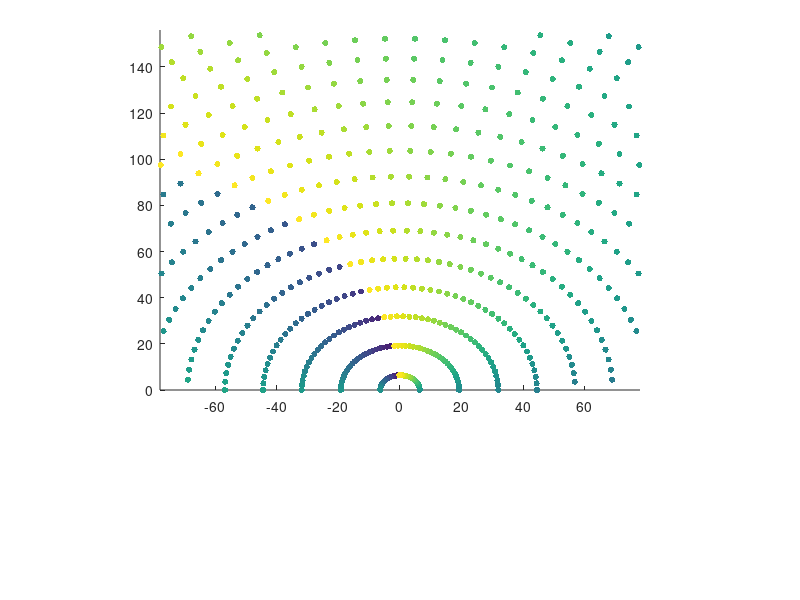

This figure's MATLAB source:
% Communication between Arduino and MATLAB 
%   @author         Alejandro Granados
%   @organisation   King's College London
%   @module         Medical Robotics Hardware Development
%   @year           2024

close all;
clear all;

% Declare global variables
global hPlot hFig c x y 

% Create GUI
hFig = figure;

% Create plot area
hPlot = axes('Position', [0.2, 0.35, 0.6, 0.6]);
c = 0;

% Initialise geometry of 2-arm robotic system
r1 = 100; % Length of first arm
r2 = 100; % Length of second arm

resolution = 50;        
angle1_range = linspace(0, 180, resolution);  
angle2_range = linspace(0, 360, resolution);  

function T = forward_kinematics(r1, r2, t1, t2)
    % Convert angles to radians
    t1 = deg2rad(t1);
    t2 = deg2rad(t2);

    % Compute end-effector position
    x = r1 * cos(t1) + r2 * cos(t1 + t2);
    y = r1 * sin(t1) + r2 * sin(t1 + t2);

    % Homogeneous transformation matrix
    T = [1, 0, 0, x;
         0, 1, 0, y;
         0, 0, 1, 0;
         0, 0, 0, 1];
end


% Preallocate memory for coordinates
x = zeros(1, resolution^2);
y = zeros(1, resolution^2);

for t1 = 1:resolution
    for t2 = 1:resolution
        c = c + 1;
        
        % Compute forward kinematics
        T = forward_kinematics(r1, r2, angle1_range(t1), angle2_range(t2));
        
        % Ensure T is 4x4 matrix
        if size(T, 1) < 4 || size(T, 2) < 4
            error('forward_kinematics returned a non-4x4 matrix');
        end
        
        % Extract x and y from T
        x(c) = T(1,4);
        y(c) = T(2,4);
    end
end

% Filter points to fit within the specified range
valid_points = x >= -78 & x <= 78 & y >= 0 & y <= 156;
x = x(valid_points);
y = y(valid_points);

% Real-time plotting
colour = linspace(1,10,length(x));
scatter(hPlot, x, y, 20, colour, 'filled');

% Set axis limits
xlim([-78, 78]);
ylim([0, 156]);

hold on;
